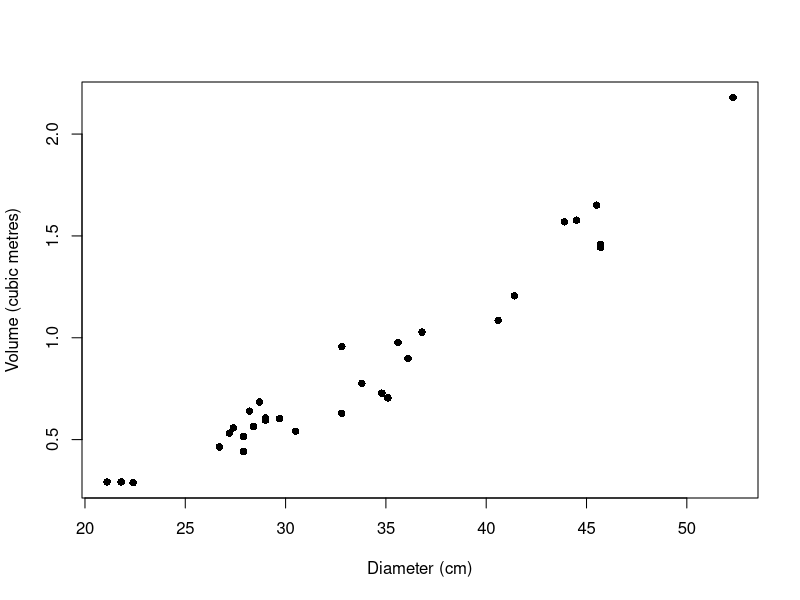
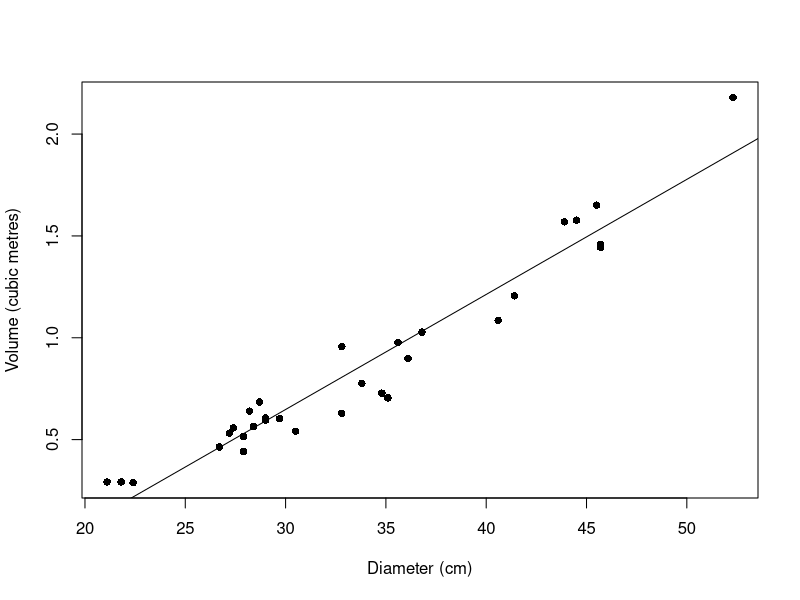
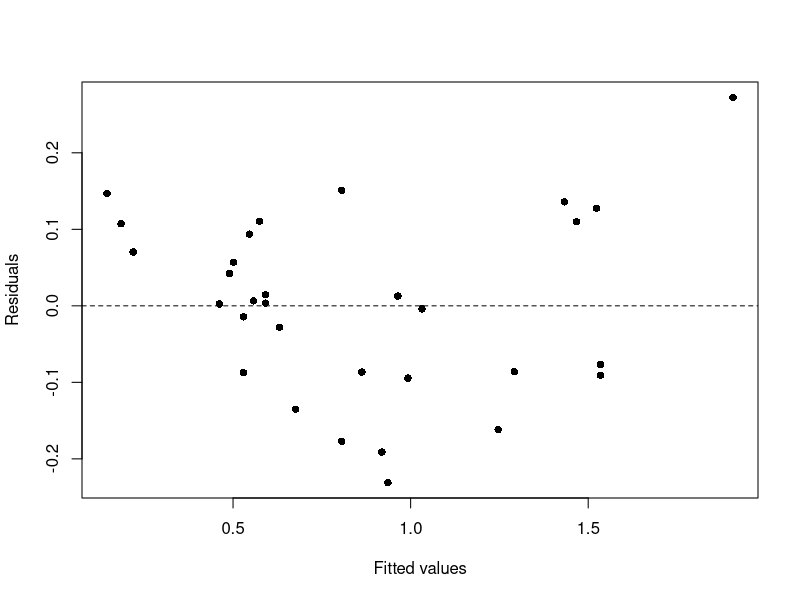
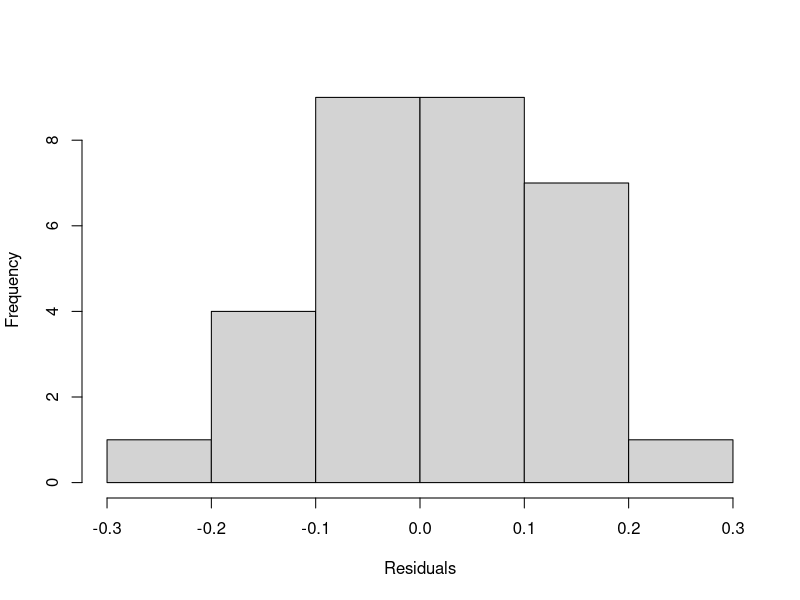

Recreate these plots in R, in order.
## -----------------------------------------------------------------------------
str(trees)

## -----------------------------------------------------------------------------
cherry <- data.frame(
  diameter = round(trees$Girth * 2.54, 1), # cm
  height = round(trees$Height * 0.3048, 1), # m
  volume = round(trees$Volume * 0.0283168, 3) # cubic metres
)
summary(cherry)

## -----------------------------------------------------------------------------
plot(cherry$diameter, cherry$volume,
  pch = 16,
  xlab = "Diameter (cm)", ylab = "Volume (cubic metres)"
)
cor(cherry$diameter, cherry$volume)

## -----------------------------------------------------------------------------
my_var <- function(x) mean(x^2) - mean(x)^2
my_cov <- function(x, y) mean(x * y) - mean(x) * mean(y)

x <- cherry$diameter
y <- cherry$volume
beta_hat <- my_cov(x, y) / my_var(x) # Slope
alpha_hat <- mean(y) - beta_hat * mean(x) # Intercept
c(alpha_hat, beta_hat)

## -----------------------------------------------------------------------------
fit <- lm(volume ~ diameter, data = cherry)
coef(fit) # Least squares estimates

## -----------------------------------------------------------------------------
head(fitted(fit))
head(residuals(fit))

## -----------------------------------------------------------------------------
e <- residuals(fit)
1 - my_var(e) / my_var(y)
cor(x, y)^2

## -----------------------------------------------------------------------------
plot(cherry$diameter, cherry$volume,
  pch = 16,
  xlab = "Diameter (cm)", ylab = "Volume (cubic metres)"
)
abline(fit) # Same as abline(a = alpha_hat, b = beta_hat)

## -----------------------------------------------------------------------------
n <- nrow(cherry)
s <- sqrt(sum(e^2) / (n - 2))
s
sigma(fit) # The same value, computed by R

## -----------------------------------------------------------------------------
se_hat <- s / sqrt(sum((x - mean(x))^2)) # Estimated standard error
se_hat

## -----------------------------------------------------------------------------
t_obs <- (beta_hat - 0) / se_hat # Observed test statistic
t_obs
qt(0.975, df = n - 2) # Critical value, significance level 5%
2 * (1 - pt(abs(t_obs), df = n - 2)) # Two-sided P-value

## -----------------------------------------------------------------------------
summary(fit)

## -----------------------------------------------------------------------------
t_quant <- qt(0.975, df = n - 2) # Quantile of order 0.975
c(beta_hat - t_quant * se_hat, beta_hat + t_quant * se_hat)
confint(fit) # Both alpha and beta, 95% by default

## -----------------------------------------------------------------------------
alpha_hat + beta_hat * 40
new_tree <- data.frame(diameter = 40)
predict(fit, newdata = new_tree)

## -----------------------------------------------------------------------------
predict(fit, newdata = new_tree, interval = "confidence")
predict(fit, newdata = new_tree, interval = "prediction")

## -----------------------------------------------------------------------------
plot(fitted(fit), residuals(fit),
  pch = 16,
  xlab = "Fitted values", ylab = "Residuals"
)
abline(h = 0, lty = "dashed") # Horizontal line at zero

## -----------------------------------------------------------------------------
hist(residuals(fit), main = "", xlab = "Residuals")

## -----------------------------------------------------------------------------
predict(fit, newdata = data.frame(diameter = 15))
